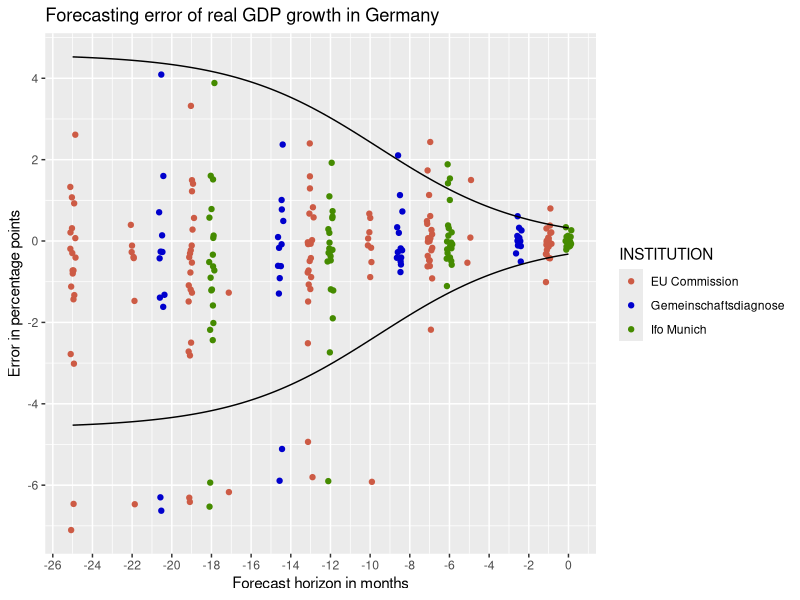

Generate this figure with R:

library(readxl)
library(ggplot2)
library(ggridges)
library(scales)
library(magrittr) #for pipes 
library(dplyr)

#load excel file with transformed forecasts (including realization and naive prediction)
prediction_data_transformed <- as.data.frame(read_excel("prediction_data_transformed.xlsx"))

prediction_data_transformed <- prediction_data_transformed %>% 
  filter(!grepl('Unconditional prediction', INSTITUTION)) #remove Naive prediction from data set 


prediction_data_transformed <- prediction_data_transformed %>% 
  filter(!grepl('Statistisches Bundesamt', INSTITUTION)) #remove true GDP values from data set



#plot of preliminary Error against forecast horizon
plot_prel_error <- ggplot(prediction_data_transformed, aes(x = LAG_in_months, y = PREL_ERROR, color = INSTITUTION)) +
  geom_jitter(width = 0.15) + 
  labs(x = "Forecast horizon in months", y = "Error in percentage points") + 
  labs(title = "Forecasting error of real GDP growth in Germany") +
  scale_x_continuous(breaks = scales::pretty_breaks(n = 12)) +
  scale_y_continuous(breaks = scales::pretty_breaks(n = 8)) + 
  scale_color_manual(breaks = c("EU Commission", "Gemeinschaftsdiagnose", "Ifo Munich", "Statistisches Bundesamt", "Naive Prediction"),values = c("coral3","blue3", "chartreuse4", "grey", "red"))




#use ml-estimator to fit lostical model to the error data
ml_data <- select(prediction_data_transformed, LAG_in_months, PREL_ERROR) #get data 

likelihood_logistic <- function(b, data) {
  alpha <- b[1]
  beta <- b[2]
  gamma <- b[3]
  likeli <- 0
  for(i in 1:nrow(data)) {
    sigma <- alpha / (1 + exp(-beta * (data[i,1] - gamma)))
    likeli <- likeli - 1/2 * log(2 * pi * (sigma)^2) - (data[i,2]^2) / (2 * (sigma)^2)
  }
  return (-1 * likeli) #optim function minimizes --> -1 * 
}


b_vector_logistic <- optim(par = c(2,-0.7,-8), fn = likelihood_logistic, data = ml_data)


#add quantiles of found distribution to plot, maybe for different polynomials 

quantile_function_0.95 <- function(t) {
  return (qnorm(0.95, mean = 0, sd = b_vector_logistic$par[1] / (1 + exp(-b_vector_logistic$par[2] * (t - b_vector_logistic$par[3])))))
}

quantile_function_0.05 <- function(t) {
  return (qnorm(0.05, mean = 0, sd = b_vector_logistic$par[1] / (1 + exp(-b_vector_logistic$par[2] * (t - b_vector_logistic$par[3])))))
}

plot_with_quantiles <- plot_prel_error + 
  geom_function(fun = quantile_function_0.95, color = "Black") +
  geom_function(fun = quantile_function_0.05, color = "Black")
plot_with_quantiles




